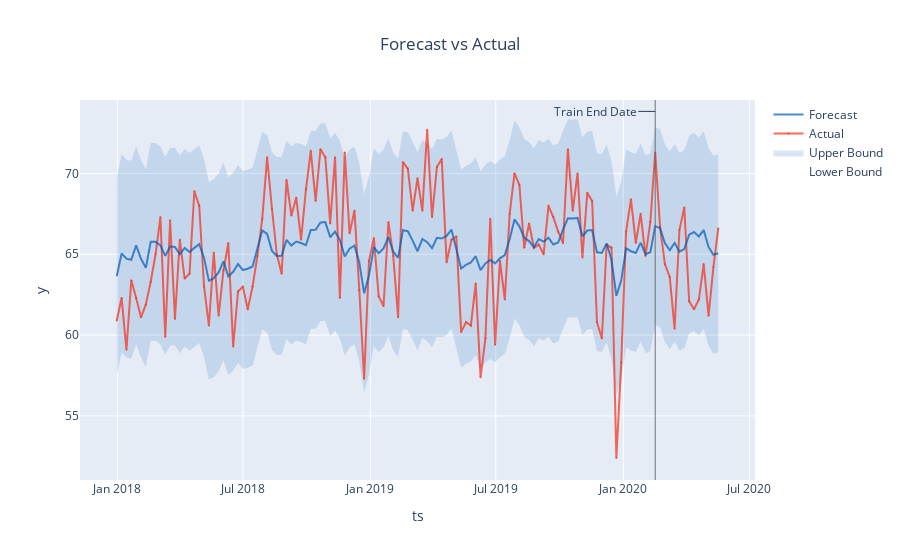

Notebook code for this chart:
### Code cell
# During COVID
anxiety_res_covid = greykite_fit_explore(combined_states_begining_covid, 'anxiety', yearly_seasonality=15, quarterly_seasonality = 15, monthly_seasonality = 0, holiday_lookup_countries=['US'])
